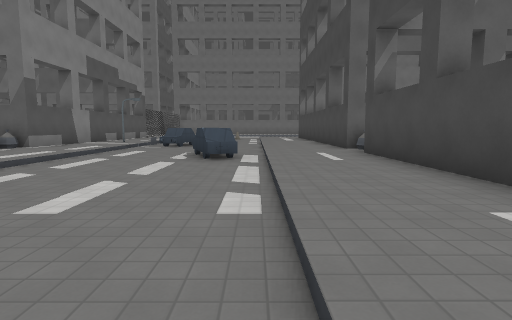
View 1 (above)

18 first-person views from a walk through a level from a Godot 3-D game. The camera is 1.5 m above the floor, tilts 6° down and sees 80° across. The floor is counted in squares, 2 m on a side. Each view is taken from the middle of a square. On the plan, view 1 faces up. The plan holds only what a view shows up to about 10 squares ahead; the rest is blank. The place goes on beyond the plan. Flat picture figures and markers are left out. Characters and animated objects are left out. Some surface patterns are stand-ins.

View 2
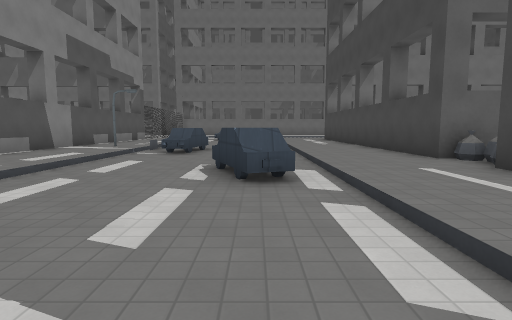

View 3
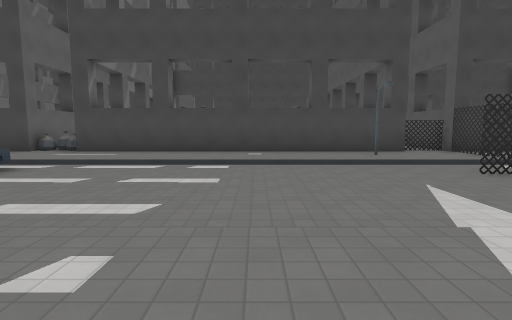

View 4
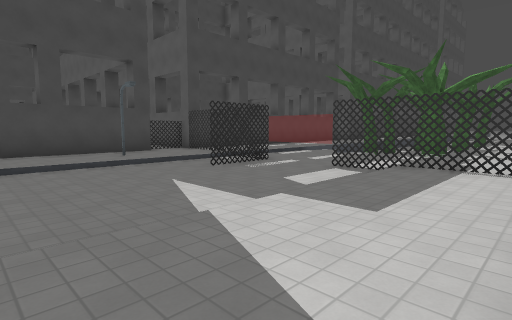

View 5
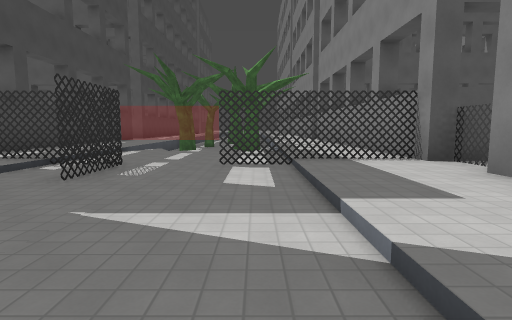

View 6
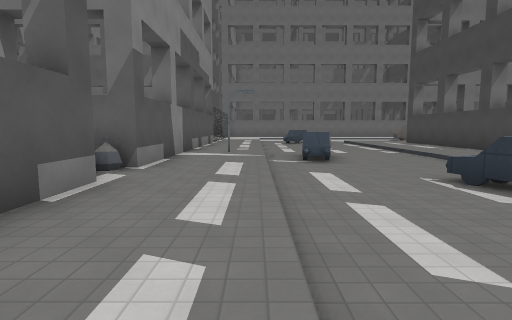

View 7
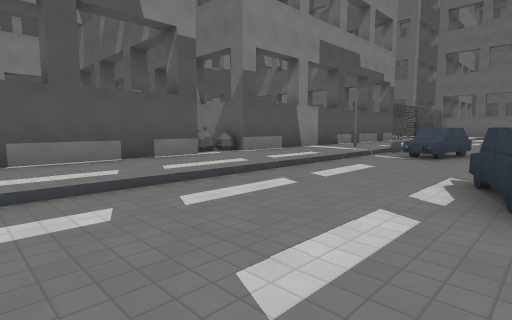

View 8
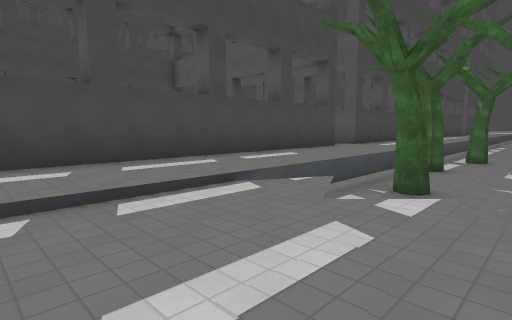

View 9
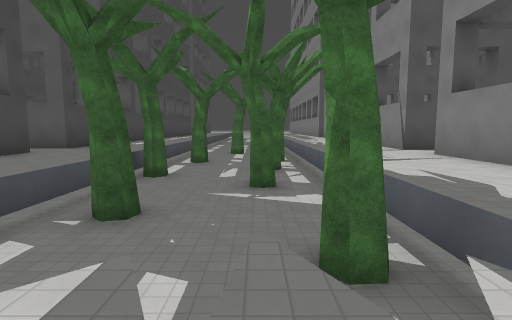

View 10
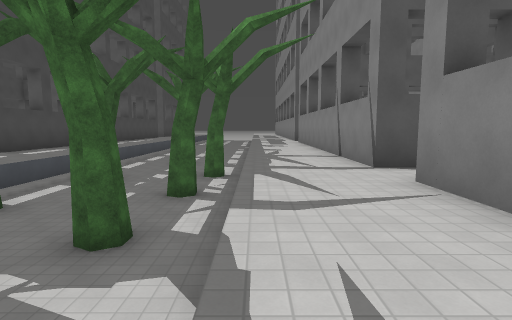

View 11
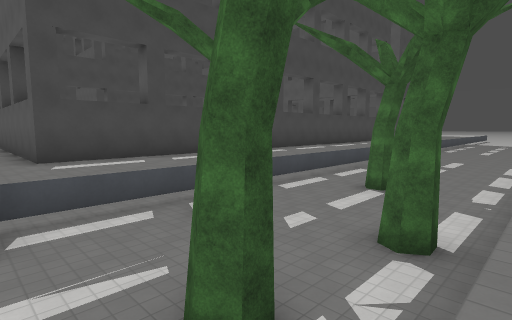

View 12
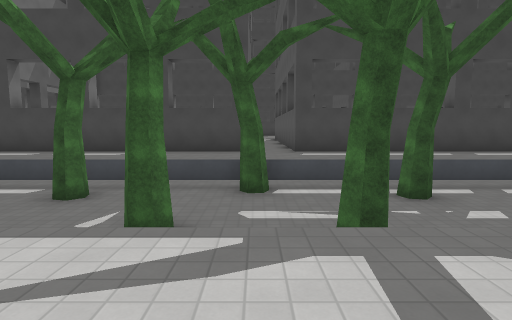

View 13
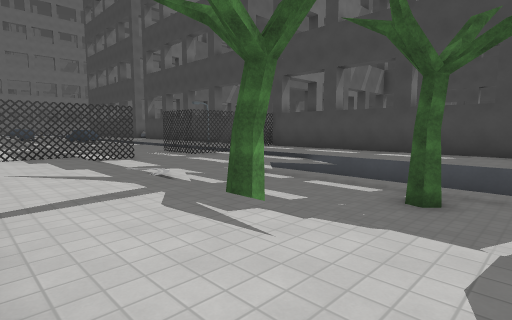

View 14
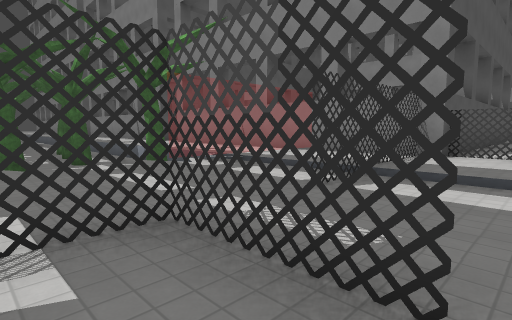

View 15
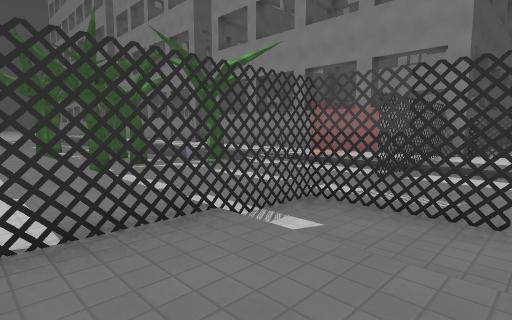

View 16
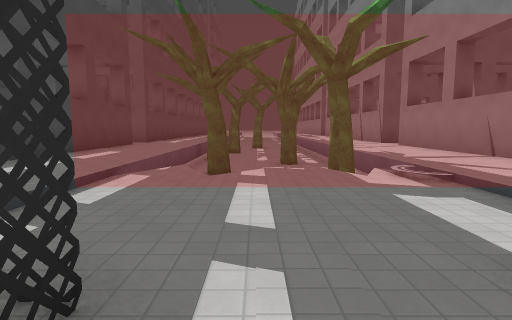

View 17
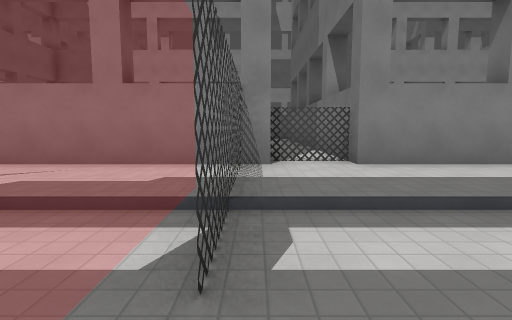

View 18
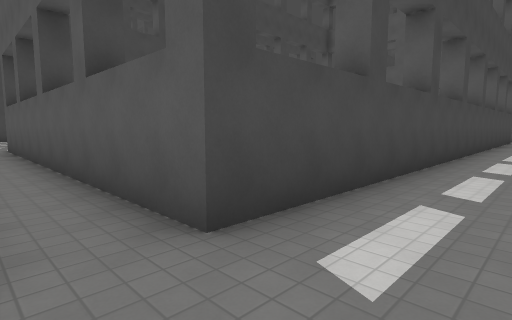

### Floor plan
Key: @ floor where view 1 was taken; # wall or solid block; . main floor; - floor 0.25 m lower than the main floor; = window, fence, low wall or low ledge; ^ raised ledge; v drop or lower ground; B building; C car; P pole; T thing the floor can be seen under or through; R tree.
Columns run from 11 left of view 1 to 13 right of it. Each row starts with its distance up from view 1.
 14     .P.-C---..#
 13     ...-C---..#
 12     ...-C---..#
 11     ...-----..#
 10  ##B...-----..##
  9    ^...--CC-..#
  8     ...---C-..#
  7     ...---C-..#
  6     ...-----..#
  5     ...-----..#
  4      ..-----..#
  3      ..-----..#
  2     ...-----..#
  1     ...-----..#
  0     ...----@..#
 -1     ...-----PP#
 -2 ###B...-----..B
 -3 ...#...---T-..#
 -4 ####TTTT--TTTTT
 -5     ...-----..B
 -6     ...-----..#
 -7     ...-----..#
 -8     ...v=-v=..#
 -9     ...Rvvvv..#
-10     ...Rvvvv..#
-11     ...vvvRv..#
-12     ...vvvvv..#
-13     ...vRvvv..#
-14    B...vRvvv..#
-15    ....vvvRR.......
-16    B...RRvvv.............
-17     ...vvvvv..###########
-18     ...vvvRv..#
-19     ...Rvvvv..#
-20     ...vvvvv..#
-21       .vvvvv..#

Where each view was taken, in squares from view 1:
view 1: 0 up, 0 right, facing up
view 2: 3 up, 1 left, facing up
view 3: 2 up, 7 left, facing right
view 4: 2 up, 7 left, facing down-right
view 5: 2 up, 4 left, facing down
view 6: 4 up, 5 left, facing up
view 7: 4 up, 1 left, facing up-left
view 8: 5 down, 3 left, facing down-right
view 9: 7 down, 3 left, facing down
view 10: 10 down, 5 left, facing down
view 11: 15 down, 5 left, facing down-right
view 12: 15 down, 7 left, facing right
view 13: 13 down, 7 left, facing up-right
view 14: 2 down, 0 right, facing down-left
view 15: 2 down, 2 right, facing down-left
view 16: 3 down, 2 left, facing down
view 17: 4 down, 2 left, facing left
view 18: 15 down, 1 right, facing down-right
